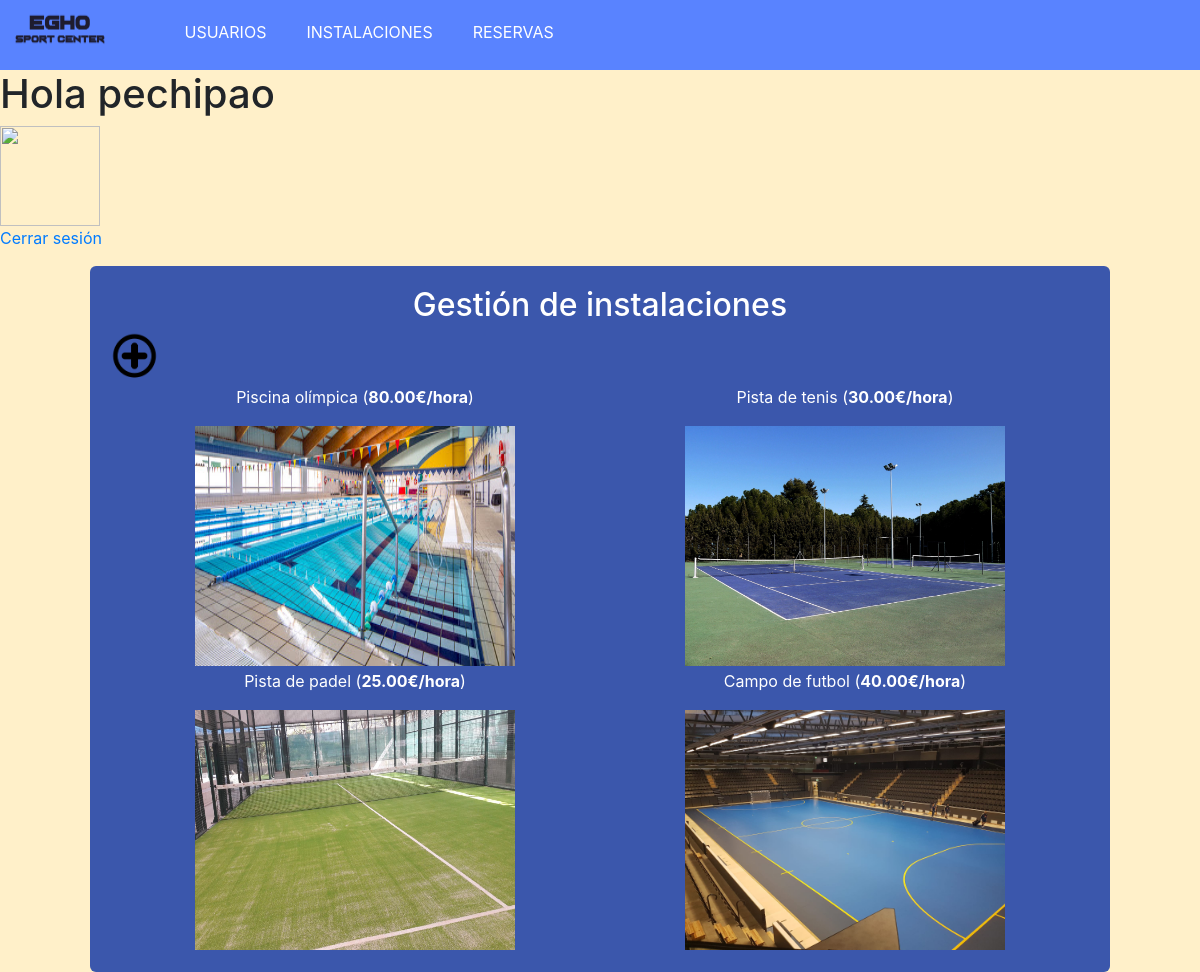
Page /index.php?action=mostrarListaInstalaciones (signed in) on the committed database.
### tables this page shows
CREATE TABLE `instalaciones` (
  `id_instalacion` int(11) NOT NULL,
  `nombre` varchar(50) NOT NULL,
  `descripcion` varchar(300) DEFAULT NULL,
  `imagen` varchar(300) DEFAULT NULL,
  `precio` double(5,2) NOT NULL
);

### models/secure.php (called while the page is built, shortened)
<?php
    class Secure {
        public function haySesionIniciada() {
            $haySesion = false;
            if (isset($_SESSION['id_user'])) {
                $haySesion = true;
            }
            return $haySesion;
        }
    }

### index.php (called while the page is built, shortened)
<?php
    include_once("controller.php");
    $controller = new Controller();
    if (isset($_REQUEST['action'])) {
        $action = $_REQUEST['action'];
    } else {
        $action = "formLogin";
    }
    $controller->$action();

### models/DB.php (called while the page is built, shortened)
<?php
    class DB {
        private $db;
        public function __construct() {
            $this->db = new mysqli(DB_HOST, DB_USER, DB_PASSWORD, DB_NAME);
        }
        public function consulta($sql) {
            $arrayResult = array();
            if ($result = $this->db->query($sql)) {
                while ($fila = $result->fetch_object()) {
                    $arrayResult[] = $fila;
                }
            } else {
                $arrayResult = null;
            }
            return $arrayResult;
        }
    }

### models/instalacion.php (called while the page is built, shortened)
<?php
    include_once("DB.php");
    class Instalacion {
        private $db;
        public function __construct() {
            $this->db = new DB();
        }
        public function getAll() {
            $result = $this->db->consulta("SELECT * FROM instalaciones");
            return $result;
        }
    }

### vistas/instalacion/listaInstalaciones.php (the view, shortened to what this page needs)
<?php
    $cont = 0;
    echo '<div id="contenedor">';
    echo '<h2 align="center" style="color:white;">Gestión de instalaciones</h2>';
    echo '<a href="index.php?action=formInsertarInstalacion"><img src="imgs/button-new.png" class="botonNuevo" alt="Boton nueva instalacion" title="Nueva instalacion"></a>';
        echo '<table id="tablaInstalaciones">';
    foreach($data['lista_instalaciones'] as $instalacion) {
        if ($cont % 2 == 0) {
            echo '<tr>';
        }
        echo '<td>
                <p>'.$instalacion->nombre.' (<strong>'.$instalacion->precio.'€/hora</strong>)</p>
                <table>
                <tr><td>
                <img src="imgs/instalaciones/'.$instalacion->imagen.'.png" class="imagenInstalacion" onclick="$(\'.celdaModificarInstalacion'.$instalacion->id_instalacion.'\').toggle();$(\'.nombreInstalacion'.$instalacion->id_instalacion.'\').toggle();"><br></td>
                <td class="celdaModificarInstalacion'.$instalacion->id_instalacion.'">
                <table>
                <tr style="height:50%">
                <a href="index.php?action=formModificarInstalacion&id_instalacion='.$instalacion->id_instalacion.'">
                <button class="botonModificarInstalacion">Modificar</button>
                </a>
                </tr>
                <tr style="height:50%">
                <a href="index.php?action=confirmacionBorrarInstalacion&id_instalacion='.$instalacion->id_instalacion.'">
                <button class="botonEliminarInstalacion">Eliminar</button>
                </a>
                </tr>
                </table>
                </td>
                </tr>
                </table>
              </td>';
        $cont++;
        if ($cont % 2 == 0) {
            echo '</tr>';
        }
    }
    echo '</div>';

### controller.php (shortened to what this page needs)
<?php
    include_once("vista.php");
    include_once("models/secure.php");
    include_once("models/instalacion.php");
    class Controller {
        private $vista, $secure, $user, $instalacion, $reserva;
        public function __construct() {
            $this->vista = new Vista();
            $this->secure = new Secure();
            $this->instalacion = new Instalacion();
        }
        public function mostrarListaInstalaciones() {
            if ($this->secure->haySesionIniciada()) {
                $data['lista_instalaciones'] = $this->instalacion->getAll();
                $this->vista->mostrar("instalacion/listaInstalaciones",$data);
            } else {
                $this->errorSesion();
            }
        }
    }

### vistas/header.php (shortened to what this page needs)
<!DOCTYPE html>
<html lang="en" xmlns="http://www.w3.org/1999/xhtml">
<head>
    <link rel="stylesheet" href="styles/styles.css">
    <link href="//maxcdn.bootstrapcdn.com/bootstrap/4.1.1/css/bootstrap.min.css" rel="stylesheet" id="bootstrap-css">
<link rel="stylesheet" href="https://use.fontawesome.com/releases/v5.5.0/css/all.css">
</head>
<body>

### vista.php (shortened to what this page needs)
<?php
    include_once("models/secure.php");
    class Vista {
        public function mostrar($nombre_vista, $data=null) {
            $this->secure = new Secure();
            include_once("vistas/header.php");
            if ($this->secure->haySesionIniciada()){include_once("vistas/wrapper.php");}
            if ($this->secure->haySesionIniciada()){include_once("vistas/info-user.php");}
            include_once("vistas/$nombre_vista.php");
        }
    }

### vistas/wrapper.php
<header>
    <div class="logo">
        <img src="imgs/logo-sin-imagen.png" alt="Logo de EGHO Sport Center">
    </div>
    <section class="wrapper">
        <nav>
            <ul>
                <li><a href="index.php?action=mostrarListaUsuarios">USUARIOS</a></li>
                <li><a href="index.php?action=mostrarListaInstalaciones">INSTALACIONES</a></li>
                <li><a href="index.php?action=mostrarCalendario">RESERVAS</a></li>
            </ul>
        </nav>
    </section>
</header>

### vistas/info-user.php (shortened to what this page needs)
<?php
    echo '<h1>Hola '.$_SESSION["nombre_user"].'</h1>';
    echo '<img src="imgs/prof_pics/'.$_SESSION["pic_user"].'" width="100px" height="100px">';
    echo '<p><a href="index.php?action=cerrarSesion">Cerrar sesión</a></p>';

### styles/styles.css (style rules this page uses)
body { background: #FFF0C9 !important; position: relative; overflow-x: hidden; }
header { background-color: rgb(89, 131, 255) !important; width: 100%; z-index: 10; display: block; }
header div.logo { align-content: center; display: inline; width: 20px; }
header div img { position: relative; margin-top: -5%; width: 10%; }
.wrapper { width: 60%; margin: auto; overflow: hidden; display: inline-block; }
nav ul { position: relative; margin: auto; list-style: none; overflow: hidden; }
nav ul li { float: left; font-size: 16px; }
nav ul li a { display: block; padding: 20px; color: #fff; text-decoration: none; }
#contenedor { width: 85%; height: auto; background: rgb(59, 87, 172); padding: 20px; position: relative; margin-left: auto; margin-right: auto; border-radius: 6px; }
#tablaInstalaciones { padding: 0; width: 100%; }
#tablaInstalaciones td { width: 50%; text-align: center; }
.imagenInstalacion { width: 20em; height: 15em; cursor: pointer; }
#tablaInstalaciones td { color: white; }
.botonNuevo { position: relative; width: 5%; }

### rows in the picture
instalaciones: nombre "Piscina olímpica", precio "80.00", shows a picture
instalaciones: nombre "Pista de tenis", precio "30.00", shows a picture
instalaciones: nombre "Pista de padel", precio "25.00", shows a picture
instalaciones: nombre "Campo de futbol", precio "40.00", shows a picture

### other values in the picture
$_SESSION["nombre_user"] "pechipao"
